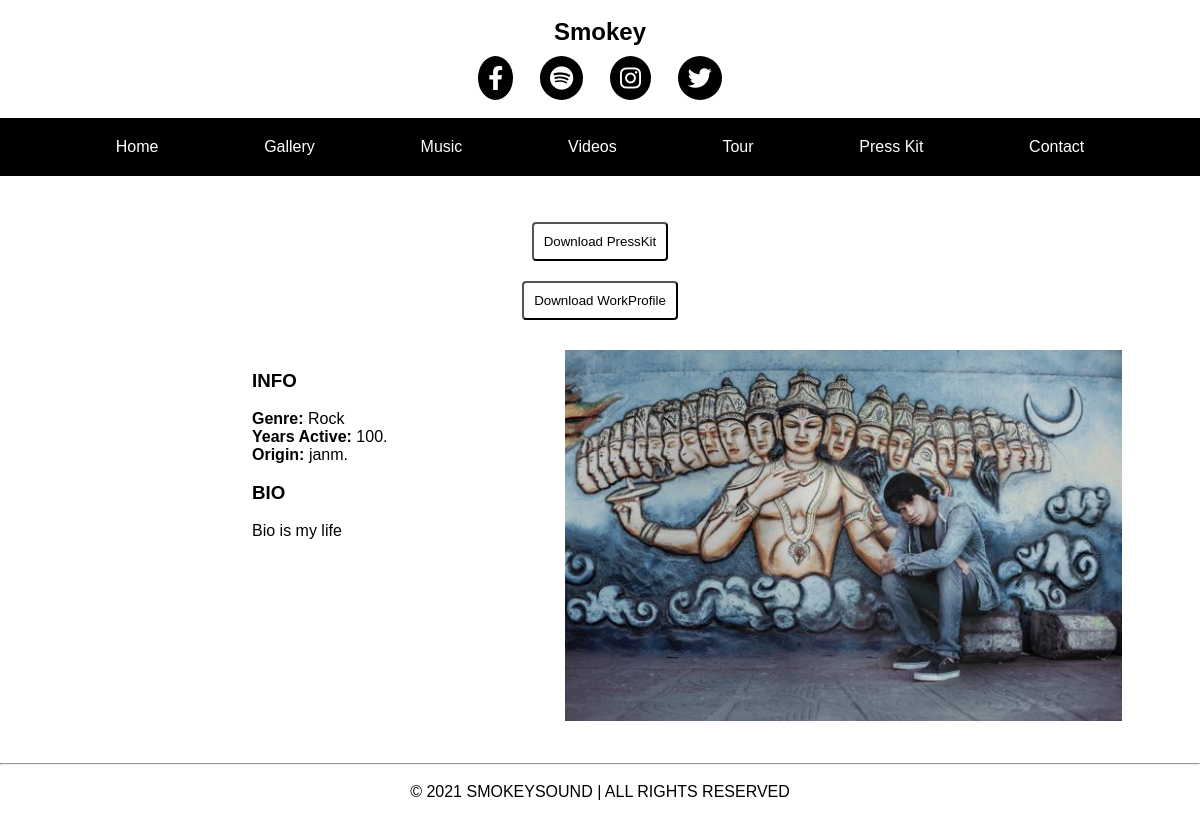
The page /pkit/ on the database its author committed.
### home/models.py (models this page shows, shortened)
class Presskit(models.Model):
    genre=models.CharField(max_length=50)
    years_active=models.CharField(max_length=50)
    origin=models.CharField(max_length=50)
    bio=models.TextField()
    presskit=models.FileField(blank=True,null=True)
    work_profile=models.FileField(blank=True,null=True)
    image=models.ImageField(upload_to='Presskit',validators=[validate_image_file_extension])
    class Meta:
        verbose_name_plural='Presskit'

### home/views.py (the view)
# urls.py: path('pkit/',views.presskit,name='presskit'),
def presskit(request):
    pkit_obj=get_object_or_404(Presskit,id=1)
    return render(request,'pkit.html',{'pkit_obj':pkit_obj})

### home/templates/pkit.html (shortened to what this page needs)
{% extends 'base.html' %}
{% load static %}
{% block body %} <br><br>
<div class="btns">
    <center>
        <a href="" download="{{pkit_obj.presskit}}"><input type="button" value="Download PressKit"><br></a>
        <a href="" download="{{pkit_obj.work_profile}}"><input type="button" value="Download WorkProfile"></a>
    </center>
</div>
<div class="kit">
    <div class="d">
        <h3>INFO</h3><br>
        <p><strong>Genre: </strong>  {{pkit_obj.genre}}</p>
        <p><strong>Years Active: </strong>  {{pkit_obj.years_active}}.</p>
        <p><strong>Origin: </strong>  {{pkit_obj.origin}}.</p>
        <br>
        <h3>BIO</h3><br>
        <p>
            {{pkit_obj.bio}}
        </p>
    </div>
        <div class="mimg">
            <img src="{{pkit_obj.image.url}}" alt="">
        </div>
</div>
{% endblock body %}

### static/style.css (style rules this page uses)
* { margin: 0; padding: 0; box-sizing: border-box; }
html { font-family: 'Quicksand', sans-serif; overflow-x: hidden; }
a { text-decoration: none; padding: 10px; color: white; }
.kit { display: flex; flex-direction: row; justify-content: space-between; margin: 20px; }
.kit .d { margin: 20px; margin-left: 20%; }
.mimg { margin-right: 5%; width: 48%; }
.mimg img { object-fit: cover; width: 100%; }
.btns input { padding: 10px; background-color: transparent; margin: 10px; transition: .3s linear; border-radius: 4px; }

### rows shown on the page
Presskit: genre "Rock", years_active "100", origin "janm", bio "Bio is my life", image (picture)
